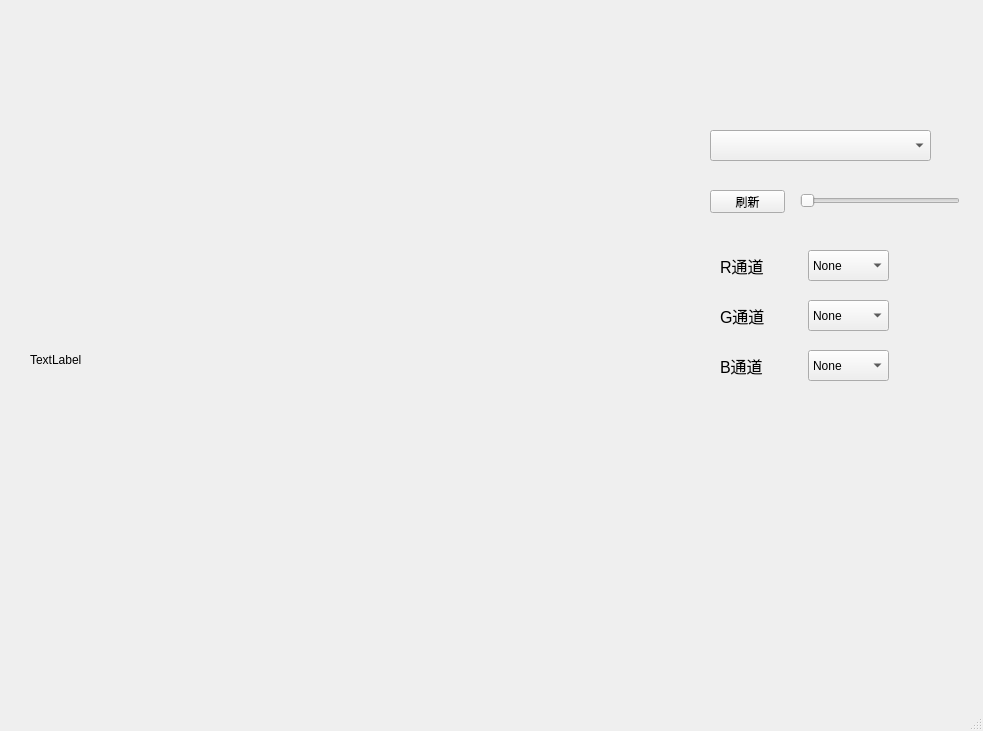
<?xml version="1.0" encoding="UTF-8"?>
<ui version="4.0">
 <class>MainWindow</class>
 <widget class="QMainWindow" name="MainWindow">
  <property name="geometry">
   <rect>
    <x>0</x>
    <y>0</y>
    <width>983</width>
    <height>731</height>
   </rect>
  </property>
  <property name="windowTitle">
   <string>MainWindow</string>
  </property>
  <widget class="QWidget" name="centralwidget">
   <widget class="QLabel" name="curve">
    <property name="geometry">
     <rect>
      <x>30</x>
      <y>40</y>
      <width>640</width>
      <height>640</height>
     </rect>
    </property>
    <property name="text">
     <string>TextLabel</string>
    </property>
   </widget>
   <widget class="QPushButton" name="button_merge">
    <property name="geometry">
     <rect>
      <x>710</x>
      <y>190</y>
      <width>75</width>
      <height>23</height>
     </rect>
    </property>
    <property name="text">
     <string>刷新</string>
    </property>
   </widget>
   <widget class="QSlider" name="horizontalSlider">
    <property name="geometry">
     <rect>
      <x>800</x>
      <y>190</y>
      <width>160</width>
      <height>22</height>
     </rect>
    </property>
    <property name="orientation">
     <enum>Qt::Horizontal</enum>
    </property>
   </widget>
   <widget class="QComboBox" name="channel_0">
    <property name="geometry">
     <rect>
      <x>808</x>
      <y>250</y>
      <width>81</width>
      <height>31</height>
     </rect>
    </property>
    <item>
     <property name="text">
      <string>None</string>
     </property>
    </item>
    <item>
     <property name="text">
      <string>AF</string>
     </property>
    </item>
    <item>
     <property name="text">
      <string>shg</string>
     </property>
    </item>
   </widget>
   <widget class="QComboBox" name="channel_1">
    <property name="geometry">
     <rect>
      <x>808</x>
      <y>300</y>
      <width>81</width>
      <height>31</height>
     </rect>
    </property>
    <item>
     <property name="text">
      <string>None</string>
     </property>
    </item>
    <item>
     <property name="text">
      <string>AF</string>
     </property>
    </item>
    <item>
     <property name="text">
      <string>shg</string>
     </property>
    </item>
   </widget>
   <widget class="QComboBox" name="channel_2">
    <property name="geometry">
     <rect>
      <x>808</x>
      <y>350</y>
      <width>81</width>
      <height>31</height>
     </rect>
    </property>
    <item>
     <property name="text">
      <string>None</string>
     </property>
    </item>
    <item>
     <property name="text">
      <string>AF</string>
     </property>
    </item>
    <item>
     <property name="text">
      <string>shg</string>
     </property>
    </item>
   </widget>
   <widget class="QLabel" name="label">
    <property name="geometry">
     <rect>
      <x>720</x>
      <y>250</y>
      <width>71</width>
      <height>31</height>
     </rect>
    </property>
    <property name="font">
     <font>
      <pointsize>12</pointsize>
     </font>
    </property>
    <property name="text">
     <string>R通道</string>
    </property>
   </widget>
   <widget class="QLabel" name="label_2">
    <property name="geometry">
     <rect>
      <x>720</x>
      <y>300</y>
      <width>71</width>
      <height>31</height>
     </rect>
    </property>
    <property name="font">
     <font>
      <pointsize>12</pointsize>
     </font>
    </property>
    <property name="text">
     <string>G通道</string>
    </property>
   </widget>
   <widget class="QLabel" name="label_3">
    <property name="geometry">
     <rect>
      <x>720</x>
      <y>350</y>
      <width>71</width>
      <height>31</height>
     </rect>
    </property>
    <property name="font">
     <font>
      <pointsize>12</pointsize>
     </font>
    </property>
    <property name="text">
     <string>B通道</string>
    </property>
   </widget>
   <widget class="QComboBox" name="folder">
    <property name="geometry">
     <rect>
      <x>710</x>
      <y>130</y>
      <width>221</width>
      <height>31</height>
     </rect>
    </property>
   </widget>
  </widget>
  <widget class="QStatusBar" name="statusbar"/>
 </widget>
 <resources/>
 <connections/>
</ui>
